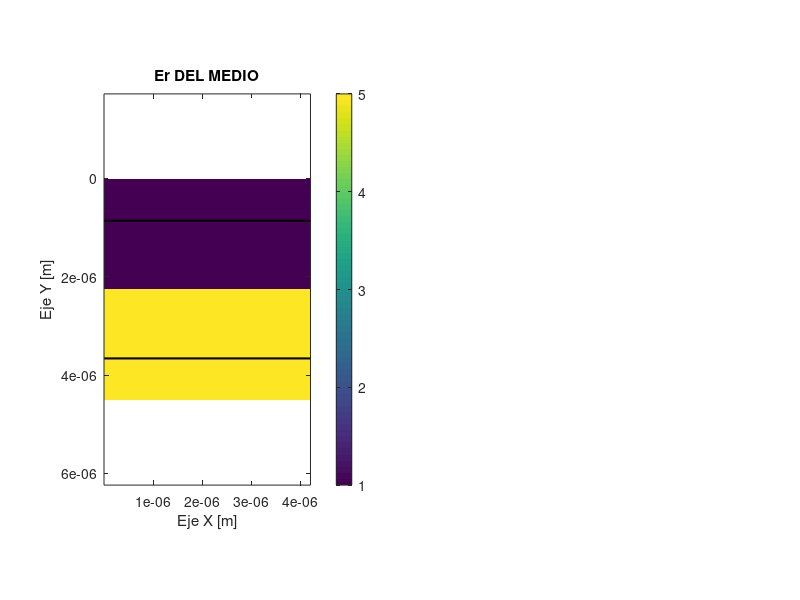

MATLAB code for this plot: (Note: this script raises an error after producing the figure.)
% Codigo para calcular la tramitancia y la refelctancia de una onda
% electromagnetica al cambiar de medio. 
% Este codigo solo funciona para incidencia normal y calculando E mode.


% INITIALIZE MATLAB
close all;
clc;
clear all;

% UNITS
degrees     = pi/180;
meters      = 1;
centimeters = 1e-2 * meters;
millimeters = 1e-3 * meters;
micrometers = 1e-6 * meters;
nanometers  = 1e-9 * meters;
inches      = 2.54 * centimeters;
feet        = 12 * inches;
seconds     = 1;
hertz       = 1/seconds;
kilohertz   = 1e3 * hertz;
megahertz   = 1e6 * hertz;
gigahertz   = 1e9 * hertz;
terahertz   = 1e12 * hertz;
petahertz   = 1e15 * hertz;

% CONSTANTS
e0 = 8.85418782e-12 * 1/meters;
u0 = 1.25663706e-6 * 1/meters;
N0 = sqrt(u0/e0);
c0 = 299792458 * meters/seconds;

%%%%%%%%%%%%%%%%%%%%%%%%%%%%%%%%%%%%%%%%%%%%%%%%%%%%%%%%%
%% DASHBOARD
%%%%%%%%%%%%%%%%%%%%%%%%%%%%%%%%%%%%%%%%%%%%%%%%%%%%%%%%%

% WAVELENGTH (EMPTY SPACE)
lam1 = 700 * nanometers;
lam2 = 700 * nanometers;
delta = 100 * nanometers;
wavelength = lam1:delta:lam2;

% FOR SAVING IMPORTANT DATA
T = [];
R = [];

% DEFINE PLANE WAVE SOURCE PARAMETERS
for lam0 = wavelength
    theta = 0*degrees;
    f0 = c0/lam0;
    k0    = 2*pi/lam0;
    MODE  = 'E';
    
    % DEFINE DIFFRACTION GRATING PARAMETERS
    er1 = 1.0;
    er2 = 5.0;
    
    % DIMENSIONS OF THE GRID
    width  = lam0*6;
    height = lam0*6;
    
    % DEFINE FDFD PARAMETERS
    NRES   = 40;
    NPML   = [20 20];
    ermax  = max([real(er1) real(er2)]);
    nmax   = sqrt(ermax);
    
    %%%%%%%%%%%%%%%%%%%%%%%%%%%%%%%%%%%%%%%%%%%%%%%%%%%%%%%%%
    %% CALCULATE OPTIMIZED GRID
    %%%%%%%%%%%%%%%%%%%%%%%%%%%%%%%%%%%%%%%%%%%%%%%%%%%%%%%%%
    
    % GRID RESOLUTION
    dx = lam0/nmax/NRES;
    dy = lam0/nmax/NRES;
    
    % SNAP GRID TO CRITICAL DIMENSIONS
    nx = ceil(width/dx);
    dx = width/nx;
    
    ny = ceil(height/dy);
    dy = height/ny;
    
    % GRID SIZE
    Sx = width;
    Nx = ceil(Sx/dx);
    Sx = Nx*dx;
    
    Sy = height;
    Ny = NPML(1) + ceil(Sy/dy) + NPML(2);
    Sy = Ny*dy;
    
    % ZONE OF INTEGRATION (ZI) FOR R & T
    y_ref = round(Ny/2) - round(2*lam0/dy);
    y_trn = round(Ny/2) + round(2*lam0/dy);
    
    % 2X GRID
    Nx2 = 2*Nx;             dx2 = dx/2;
    Ny2 = 2*Ny;             dy2 = dy/2;
    
    % CALCULATE AXIS VECTORS
    xa = [1:Nx]*dx;
    ya = [1:Ny]*dy;
    [Y,X] = meshgrid(ya,xa);
    xa2 = [1:Nx2]*dx2;
    ya2 = [1:Ny2]*dy2;
    
    %%%%%%%%%%%%%%%%%%%%%%%%%%%%%%%%%%%%%%%%%%%%%%%%%%%%%%%%%
    %% BUILD GEOMETRY
    %%%%%%%%%%%%%%%%%%%%%%%%%%%%%%%%%%%%%%%%%%%%%%%%%%%%%%%%%
    
    % INITIALIZE TO AIR
    ER2 = er1*ones(Nx2,Ny2);
    UR2 = ones(Nx2,Ny2);
    
    
    % BUILD RECTANGLE INTO X2 GRID
    center_y = round(Ny2/2);
    
    % CHANGE ER
    ER2(:, center_y:end) = er2;
    
    % SHOW BOTH MEDIUMS AND ZI
    if length(wavelength)==1
        subplot(121);
        imagesc(xa2,ya2,real(ER2).');
        axis equal tight;
        colorbar;
        xlabel('Eje X [m]');
        ylabel('Eje Y [m]');
        title('Er DEL MEDIO');
        hold on;
        y_ref_pos = ya(y_ref);   
        y_trn_pos = ya(y_trn);   
        line([min(xa2) max(xa2)], [y_ref_pos y_ref_pos], 'Color','k','LineWidth',1.5);
        line([min(xa2) max(xa2)], [y_trn_pos y_trn_pos], 'Color','k','LineWidth',1.5);
    hold off;
    end
    
    % INCORPORATE PML
    [ERxx,ERyy,ERzz,URxx,URyy,URzz] ...
                        = addupml2d(ER2,UR2,[0 0 NPML]);
    
    % DIAGONALIZE MATERIAL TENSORS
    ERxx = diag(sparse(ERxx(:)));
    ERyy = diag(sparse(ERyy(:)));
    ERzz = diag(sparse(ERzz(:)));
    URxx = diag(sparse(URxx(:)));
    URyy = diag(sparse(URyy(:)));
    URzz = diag(sparse(URzz(:)));
    
    %%%%%%%%%%%%%%%%%%%%%%%%%%%%%%%%%%%%%%%%%%%%%%%%%%%%%%%%%
    %% PERFORM FDFD ANALYSIS
    %%%%%%%%%%%%%%%%%%%%%%%%%%%%%%%%%%%%%%%%%%%%%%%%%%%%%%%%%
    
    % INCIDENT WAVE VECTOR
    nsrc  = sqrt(UR2(1,1)*ER2(1,1));
    kxinc = k0*nsrc*sin(theta);
    kyinc = k0*nsrc*cos(theta);
    kinc  = [ kxinc ; kyinc ];
    
    % BUILD DERIVATIVE MATRICES
    NS  = [Nx Ny];
    RES = [dx dy];
    BC  = [1 0];
    [DEX,DEY,DHX,DHY] = yeeder2d(NS,k0*RES,BC,kinc/k0);
            
    % BUILD WAVE MATRIX
    if MODE == 'E'
        A = DHX/URyy*DEX + DHY/URxx*DEY + ERzz;
    else
        A = DEX/ERyy*DHX + DEY/ERxx*DHY + URzz;
    end
    
    % CALCULATE SOURCE FIELD
    fsrc  = exp(-1i*(kxinc*X + kyinc*Y));
    
    % CALCULATE SCATTERED-FIELD MASKING MATRIX
    ny = NPML(1) + 2;
    Q  = zeros(Nx,Ny);
    Q(:,1:ny) = 1;
    Q  = diag(sparse(Q(:)));
    
    % CALCULATE SOURCE VECTOR
    b = (Q*A - A*Q)*fsrc(:);
    
    % SOLVE FOR FIELD
    f = A\b;
    f = reshape(f,Nx,Ny);
    
    % SHOW FIELD
    if length(wavelength)==1
        subplot(122);
        pcolor(xa,ya,real(f).');
        shading interp;
        axis equal tight;
        set(gca,'YDir','reverse');
        caxis([-1 1]);
        colorbar;
        xlabel('Eje X [m]');
        ylabel('Eje Y [m]');
        title('R(Ez)');
    end
    
    %%%%%%%%%%%%%%%%%%%%%%%%%%%%%%%%%%%%%%%%%%%%%%%%%%%%%%%%%
    %% TRANSMITTANCE AND REFRECTANCE
    %%%%%%%%%%%%%%%%%%%%%%%%%%%%%%%%%%%%%%%%%%%%%%%%%%%%%%%%%
    
    if theta==0
        % EXTRACT MATERIAL PROPERTIES IN EXTERNAL REGIONS
        urref = UR2(1,1);
        urtrn = UR2(1,Ny2);
        erref = ER2(1,1);
        ertrn = ER2(1,Ny2);
        nref  = sqrt(urref*erref);
        ntrn  = sqrt(urtrn*ertrn);
        
        % TOTAL, SOURCE AND SCATTERED FIELDS
        Ez_tot  = f;        
        Ez_inc  = fsrc;     
        Ez_scat = Ez_tot - Ez_inc;
        
        % PARTIAL DERIVATIVES OF Ez
        [Ezy_tot, Ezx_tot]   = gradient(Ez_tot, dy, dx); 
        [Ezy_inc, Ezx_inc]   = gradient(Ez_inc, dy, dx);
        [Ezy_scat,Ezx_scat]  = gradient(Ez_scat,dy, dx);
        
        %CALCULATE MAGNETIC FIELDS
        omega = 2*pi*f0;
        Hx_tot  = -(1./(1i*omega*u0)) .* Ezy_tot;
        Hx_inc  = -(1./(1i*omega*u0)) .* Ezy_inc;
        Hx_scat = -(1./(1i*omega*u0)) .* Ezy_scat;
        
        % POYTING FLUX IN EACH ZI
        Sy_inc_line  = 0.5*real( Ez_inc(:, y_ref)  .* conj(Hx_inc(:,  y_ref)/urref) );    %agrego los ur_xx de cada medio
        Sy_ref_line  = 0.5*real( Ez_scat(:,y_ref)  .* conj(Hx_scat(:, y_ref)/urref) );
        Sy_trn_line  = 0.5*real( Ez_tot(:, y_trn)  .* conj(Hx_tot(:,  y_trn)/urtrn) );
        
        % POWER
        P_inc = trapz(xa, Sy_inc_line);          
        P_ref = -trapz(xa, Sy_ref_line);         
        P_trn =  trapz(xa, Sy_trn_line);  
        
        % TRANSMITTANCE AND REFRECTANCE
        r = real(P_ref / P_inc);
        t = real(P_trn / P_inc);
        
        R(end+1) = r;
        T(end+1) = t;
    
        fprintf('Reflectancia  R = %.4f\n', r);
        fprintf('Transmitancia T = %.4f\n', t);
        fprintf('Verifico R+T = %.4f\n', r+t); 
    
    end 
end
% PLOT TRANSMITTANCE AND REFRECTANCE
if length(wavelength) ~= 1
    figure(1)
    plot(wavelength, R, 'o-', 'LineWidth', 2); hold on;
    plot(wavelength, T, 'o-', 'LineWidth', 2);
    xlabel('Longitud de onda [nm]');      
    ylabel('Coeficientes de Potencia'); 
    title('Reflectancia y Transmittancia vs Longitud de onda');
    grid on;
    ylim([0 1.5]);
    legend({'R (Reflectancia)','T (Transmittancia)'}, 'Location','best');
end

